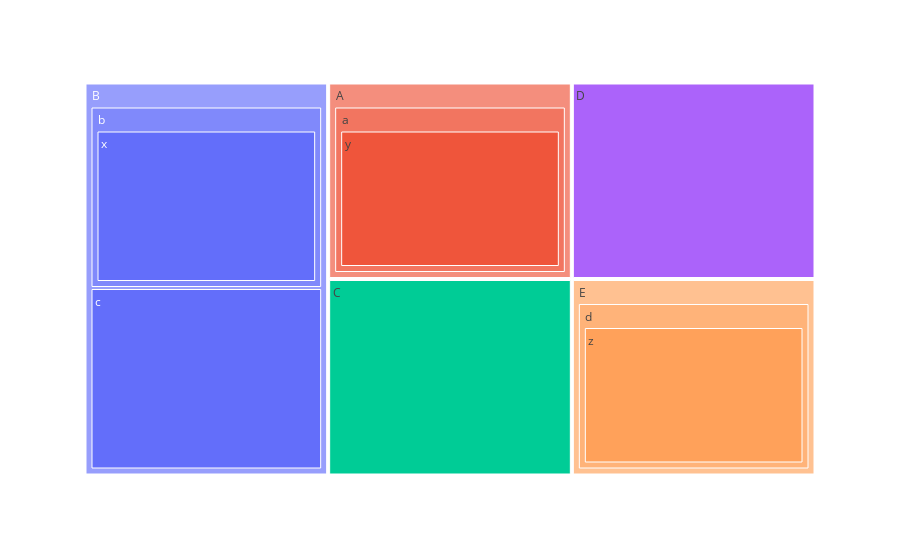

The cell this chart's notebook holds for it:
### Markdown cell above
Podemos crear un treemap para visualizarla de otra manera que resulte más clara:

### Code cell
fig = px.treemap(
    names=['A', 'B', 'C', 'D', 'E', 'a', 'b', 'c', 'd', 'x', 'y', 'z'],
    parents=['', '', '', '', '', 'A', 'B', 'B', 'E', 'b', 'a', 'd']
)

fig.show()

### Figure 1 — Plotly figure (JSON) as saved in the notebook; plotly's stock layout.template omitted (floating-point values rounded to 4 significant figures)
{"data": [{"domain": {"x": [0, 1], "y": [0, 1]}, "hovertemplate": "label=%{label}<br>parent=%{parent}<extra></extra>", "labels": ["A", "B", "C", "D", "E", "a", "b", "c", "d", "x", "y", "z"], "name": "", "parents": ["", "", "", "", "", "A", "B", "B", "E", "b", "a", "d"], "type": "treemap"}], "layout": {"legend": {"tracegroupgap": 0}, "margin": {"t": 60}}}
